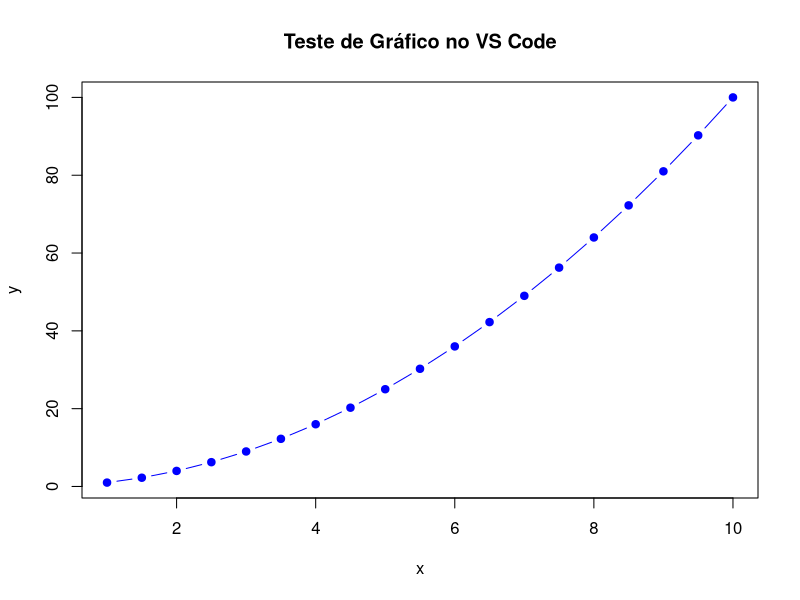

Write the R code that produced this figure.
 # Teste de Performance Mac M1
print("O R está funcionando nativamente!")

# Criando dados fictícios
x <- seq(1, 10, by = 0.5)
y <- x^2

# Gerando um gráfico
plot(x, y, 
     main = "Teste de Gráfico no VS Code", 
     col = "blue", 
     pch = 19, 
     type = "b")

# Verificando se o chip M1 está sendo usado corretamente
sessionInfo()
